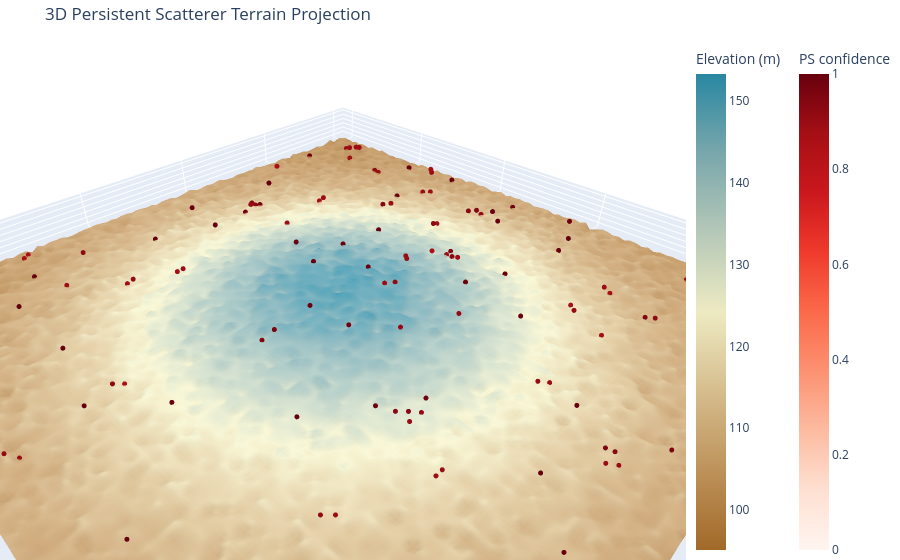

Notebook code for this chart:
### Markdown cell above
## 13. Interactive 3D Terrain Visualization

`create_3d_terrain_plot` drapes detected PS points over the synthetic DEM,
colored by confidence — useful for seeing vertical structure (e.g. a
subsidence bowl or volcanic edifice) alongside the horizontal detection
pattern.

### Code cell
fig_3d = create_3d_terrain_plot(
    dem=dem, ps_mask=results["ps_mask"], probability=results["probability"],
    pixel_spacing_m=graph_config.pixel_spacing_m, max_points=1000,
)
fig_3d.write_html(str(OUTPUT_DIR / "ps_detections_3d_terrain.html"), include_plotlyjs="cdn")
fig_3d.show()

### Figure 1 — Plotly figure (JSON) as saved in the notebook; plotly's stock layout.template omitted (floating-point values rounded to 4 significant figures; data arrays with more than 128 entries replaced by an {"elided": "..."} marker saying what was removed)
{"data": [{"colorbar": {"title": {"text": "Elevation (m)"}, "x": 1.0}, "colorscale": [[0.0, "rgb(161, 105, 40)"], [0.1667, "rgb(189, 146, 90)"], [0.3333, "rgb(214, 189, 141)"], [0.5, "rgb(237, 234, 194)"], [0.6667, "rgb(181, 200, 184)"], [0.8333, "rgb(121, 167, 172)"], [1.0, "rgb(40, 135, 161)"]], "name": "DEM", "opacity": 0.85, "showscale": true, "type": "surface", "x": [0.0, 10.0, 20.0, 30.0, 40.0, 50.0, 60.0, 70.0, 80.0, 90.0, 100.0, 110.0, 120.0, 130.0, 140.0, 150.0, 160.0, 170.0, 180.0, 190.0, 200.0, 210.0, 220.0, 230.0, 240.0, 250.0, 260.0, 270.0, 280.0, 290.0, 300.0, 310.0, 320.0, 330.0, 340.0, 350.0, 360.0, 370.0, 380.0, 390.0, 400.0, 410.0, 420.0, 430.0, 440.0, 450.0, 460.0, 470.0, 480.0, 490.0, 500.0, 510.0, 520.0, 530.0, 540.0, 550.0, 560.0, 570.0, 580.0, 590.0, 600.0, 610.0, 620.0, 630.0, 640.0, 650.0, 660.0, 670.0, 680.0, 690.0, 700.0, 710.0, 720.0, 730.0, 740.0, 750.0, 760.0, 770.0, 780.0, 790.0, 800.0, 810.0, 820.0, 830.0, 840.0, 850.0, 860.0, 870.0, 880.0, 890.0, 900.0, 910.0, 920.0, 930.0, 940.0, 950.0], "y": [0.0, 10.0, 20.0, 30.0, 40.0, 50.0, 60.0, 70.0, 80.0, 90.0, 100.0, 110.0, 120.0, 130.0, 140.0, 150.0, 160.0, 170.0, 180.0, 190.0, 200.0, 210.0, 220.0, 230.0, 240.0, 250.0, 260.0, 270.0, 280.0, 290.0, 300.0, 310.0, 320.0, 330.0, 340.0, 350.0, 360.0, 370.0, 380.0, 390.0, 400.0, 410.0, 420.0, 430.0, 440.0, 450.0, 460.0, 470.0, 480.0, 490.0, 500.0, 510.0, 520.0, 530.0, 540.0, 550.0, 560.0, 570.0, 580.0, 590.0, 600.0, 610.0, 620.0, 630.0, 640.0, 650.0, 660.0, 670.0, 680.0, 690.0, 700.0, 710.0, 720.0, 730.0, 740.0, 750.0, 760.0, 770.0, 780.0, 790.0, 800.0, 810.0, 820.0, 830.0, 840.0, 850.0, 860.0, 870.0, 880.0, 890.0, 900.0, 910.0, 920.0, 930.0, 940.0, 950.0], "z": {"elided": "96x96 float values"}}, {"hoverinfo": "text", "marker": {"cmax": 1.0, "cmin": 0.0, "color": {"elided": "134 float values"}, "colorbar": {"title": {"text": "PS confidence"}, "x": 1.15}, "colorscale": [[0.0, "rgb(255,245,240)"], [0.125, "rgb(254,224,210)"], [0.25, "rgb(252,187,161)"], [0.375, "rgb(252,146,114)"], [0.5, "rgb(251,106,74)"], [0.625, "rgb(239,59,44)"], [0.75, "rgb(203,24,29)"], [0.875, "rgb(165,15,21)"], [1.0, "rgb(103,0,13)"]], "size": 3}, "mode": "markers", "name": "PS detections", "text": {"elided": "134 str values"}, "type": "scatter3d", "x": {"elided": "134 float values"}, "y": {"elided": "134 float values"}, "z": {"elided": "134 float values"}}], "layout": {"margin": {"b": 0, "l": 0, "r": 0, "t": 40}, "scene": {"aspectmode": "data", "xaxis": {"title": {"text": "Easting (m)"}}, "yaxis": {"title": {"text": "Northing (m)"}}, "zaxis": {"title": {"text": "Elevation (m)"}}}, "title": {"text": "3D Persistent Scatterer Terrain Projection"}}}
